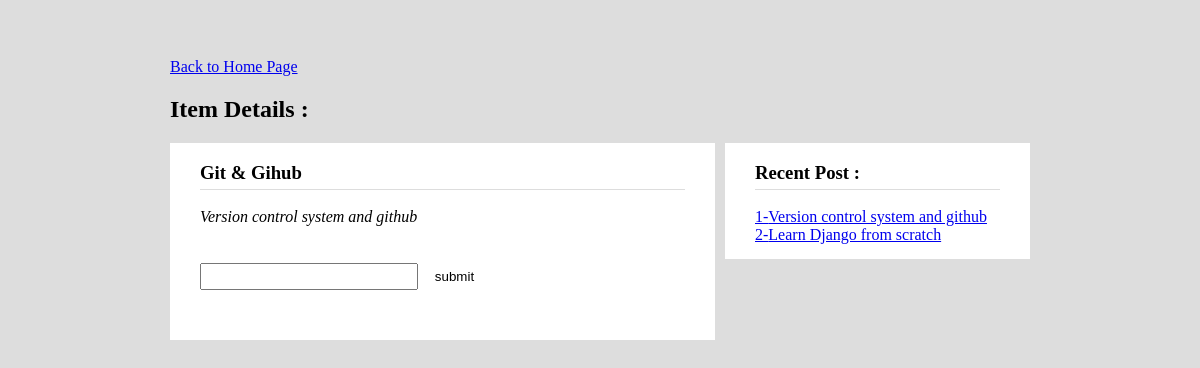
Page /blog/item/23/comments/ (signed in) on the committed database.
### blog/models.py (models this page shows, shortened)
class Blog(models.Model):
    name = models.CharField(max_length=100)
    tagline = models.TextField()

### blog/views.py (the view, shortened to what this page needs)
# urls.py: path('blog/item/<int:id>/comments/', comments, name='comments'),
@login_required
def comments(request, id):
    if request.user.is_authenticated:
        currentUser_id = request.user.id
        currentUser = User.objects.get(pk=currentUser_id)
        message = ''
        context = Blog.objects.all().order_by('-id')
        item = Blog.objects.get(pk=id)
    else:
        currentUser = None
    return render(request, 'blog/comments.html', {
        'context':context, 'item':item, 'message':message, 'currentUser':currentUser
    })

### templates/blog/comments.html (shortened to what this page needs)
{% extends 'base.html' %}
{% block content %}
<div class="blog">
    <a href="{% url 'index' %}">Back to Home Page</a>
    <h2>Item Details :</h2>
    <div class="blogItemLeft">
        <h3>{{ item.name }}</h3>
        <ul>
            <li style="list-style:none;margin-left:-40px;">
                <address>{{ item.tagline }}</address><br>
                <form method="POST">
                    <input type="text" name="comment" required />
                    <input type="submit" value="submit">
                </form>
            </li>
        </ul>
    </div>
    <div class="blogItemRight">
        <h3>Recent Post :</h3>
        {% for li in context|slice:':10' %}
            <a href="{% url 'item_detail' li.id %}">{{ forloop.counter }}-{{ li.tagline }}</a><br>
        {% endfor %}
    </div>
</div>
{% endblock content %}

### static/blog/style.css (style rules this page uses)
body { background:#ddd; padding-top:50px; }
.blog { width:860px; margin:0px auto; }
.blogLeft, .blogItemLeft { width: 225px; background:#fff; padding:0px 30px 15px 30px; float:left; }
.blogItemLeft { width: 485px; }
.blogItemLeft input[type='submit'] { border: 0px; background-position: center center; background-size: cover; width: 55px; height: 55px; background-color: #fff; margin: 5px; }
.blogRight, .blogItemRight { width: 485px; background:#fff; padding:0px 30px 15px 30px; float:right; }
.blogItemRight { width: 245px; }
.blogItemRight a { margin-bottom:5px; }
.blogItemRight h3, .blogItemLeft h3 { border-bottom: 1px solid #ddd;padding-bottom: 5px; }
input[type='text'] { padding:4px 7px; width:200px; }
input[type='submit'] { padding:4px 7px; }

### rows in the picture
Blog: name "Git & Gihub", tagline "Version control system and github"
Blog: tagline "Learn Django from scratch"
